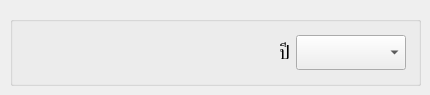
      <widget class="QWidget" name="page_4">
       <widget class="QGroupBox" name="groupBox_7">
        <property name="geometry">
         <rect>
          <x>10</x>
          <y>16</y>
          <width>411</width>
          <height>70</height>
         </rect>
        </property>
        <property name="title">
         <string/>
        </property>
        <widget class="QWidget" name="layoutWidget">
         <property name="geometry">
          <rect>
           <x>15</x>
           <y>17</y>
           <width>381</width>
           <height>39</height>
          </rect>
         </property>
         <layout class="QHBoxLayout" name="horizontalLayout_17">
          <item>
           <widget class="QLabel" name="label_19">
            <property name="font">
             <font>
              <family>BrowalliaUPC</family>
              <pointsize>14</pointsize>
             </font>
            </property>
            <property name="text">
             <string>ปี</string>
            </property>
            <property name="alignment">
             <set>Qt::AlignRight|Qt::AlignTrailing|Qt::AlignVCenter</set>
            </property>
            <property name="margin">
             <number>7</number>
            </property>
           </widget>
          </item>
          <item>
           <widget class="QComboBox" name="report_year_select_3">
            <property name="minimumSize">
             <size>
              <width>110</width>
              <height>0</height>
             </size>
            </property>
            <property name="maximumSize">
             <size>
              <width>110</width>
              <height>16777215</height>
             </size>
            </property>
            <property name="font">
             <font>
              <family>BrowalliaUPC</family>
              <pointsize>14</pointsize>
             </font>
            </property>
           </widget>
          </item>
         </layout>
        </widget>
       </widget>
      </widget>
